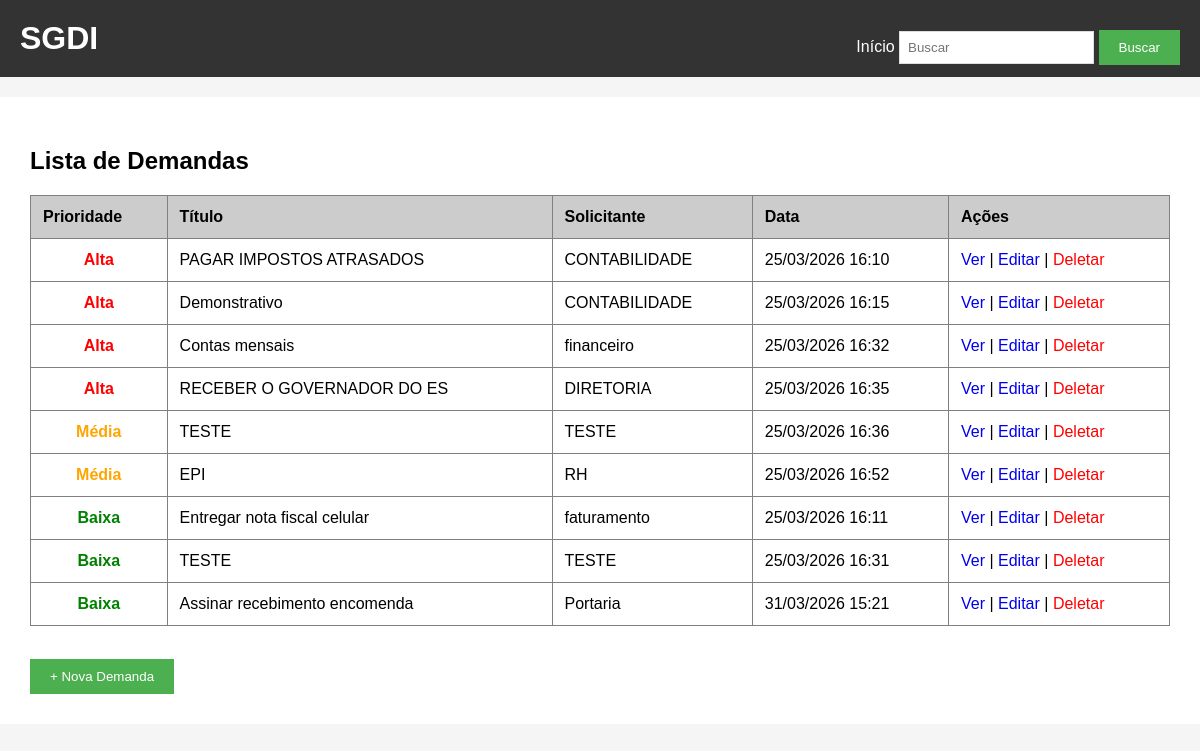
Before: / with the older database file.
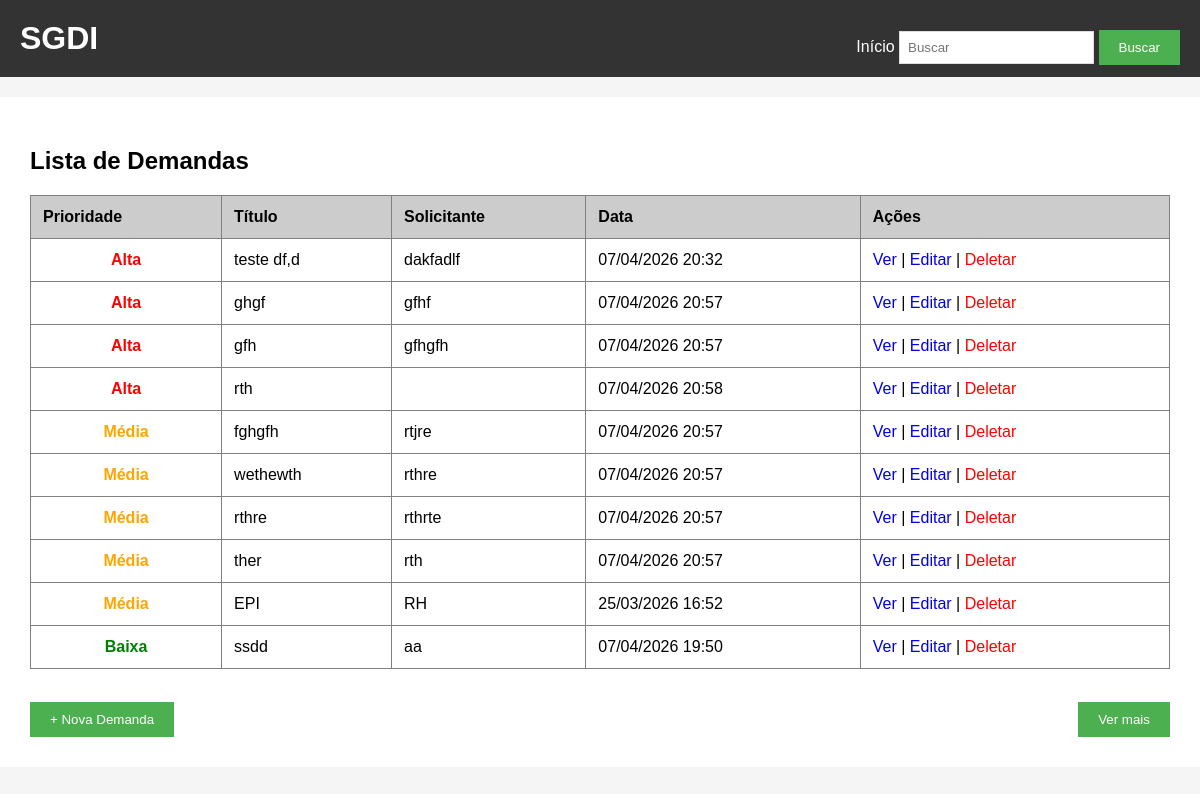
After: the same page with the newer database file.
### tables this page shows
CREATE TABLE demandas (
        id INTEGER PRIMARY KEY AUTOINCREMENT,
        titulo TEXT,
        descricao TEXT,
        solicitante TEXT,
        data_criacao TEXT,
        id_prioridade INTEGER,
        FOREIGN KEY (id_prioridade) REFERENCES prioridades(id)
    );

CREATE TABLE prioridades (
        id INTEGER PRIMARY KEY AUTOINCREMENT,
        peso INTEGER,
        valor TEXT
    );

### app.py (the view)
@app.route('/')
def index():
    conn = get_db()
    query = '''
        SELECT d.*, p.valor as prioridade_nome
        FROM demandas d
        LEFT JOIN prioridades p ON d.id_prioridade = p.id
        ORDER BY p.peso DESC, d.data_criacao ASC
        LIMIT 10
    '''
    demandas = conn.execute(query).fetchall()
    total = conn.execute('SELECT COUNT(*) FROM demandas').fetchone()[0]
    conn.close()
    return render_template('index.html', demandas=demandas, total=total, offset=10)

### app.py (called while the page is built)
def get_db():
    conn = sqlite3.connect('demandas.db')
    conn.row_factory = sqlite3.Row
    return conn

### templates/index.html (shortened to what this page needs)
{% extends "base.html" %}
{% block content %}
<h2>Lista de Demandas</h2>
<table border="1" cellpadding="10" cellspacing="0" width="100%" id="tabela-demandas">
    <thead>
        <tr bgcolor="#cccccc">
            <th>Prioridade</th>
            <th>Título</th>
            <th>Solicitante</th>
            <th>Data</th>
            <th>Ações</th>
        </tr>
    </thead>
    <tbody id="corpo-tabela">
        {% for demanda in demandas %}
        <tr>
            <td align="center">
                {% if demanda['prioridade_nome'] == 'Alta' %}
                    <b style="color:red;">{{ demanda['prioridade_nome'] }}</b>
                {% elif demanda['prioridade_nome'] == 'Média' %}
                    <b style="color:orange;">{{ demanda['prioridade_nome'] }}</b>
                {% else %}
                    <b style="color:green;">{{ demanda['prioridade_nome'] }}</b>
                {% endif %}
            </td>
            <td>{{ demanda['titulo'] }}</td>
            <td>{{ demanda['solicitante'] }}</td>
            <td>{{ demanda['data_criacao'] }}</td>
            <td>
                <a href="/detalhes/{{ demanda['id'] }}">Ver</a> |
                <a href="/editar/{{ demanda['id'] }}">Editar</a> |
                <a href="/deletar/{{ demanda['id'] }}" style="color:red;" onclick="return confirm('Excluir esta demanda?')">Deletar</a>
            </td>
        </tr>
        {% endfor %}
    </tbody>
</table>
<br>
<div style="display: flex; justify-content: space-between; align-items: center; margin-top: 15px;">
    <a href="/nova_demanda"><button>+ Nova Demanda</button></a>
    {% if offset < total %}
    <button id="btn-ver-mais" onclick="verMais({{ offset }}, {{ total }})">Ver mais</button>
    {% endif %}
</div>
{% endblock %}

### templates/base.html (shortened to what this page needs)
<!DOCTYPE html>
<html>
<head>
    <link rel="stylesheet" href="{{ url_for('static', filename='style.css') }}">
</head>
<body>
    <div class="header">
        <h1>SGDI</h1>
        <div class="menu">
            <a href="/">Início</a>
            <form action="/buscar" method="GET" style="display:inline;">
                <input type="text" name="q" placeholder="Buscar">
                <button type="submit">Buscar</button>
            </form>
        </div>
    </div>
    <div class="container">
        {% block content %}{% endblock %}
    </div>
</body>
</html>

### static/style.css (style rules this page uses)
body { font-family: Arial, sans-serif; background-color: #f5f5f5; padding: 0; margin: 0; }
.header { background-color: #333; color: white; padding: 20px; }
.header h1 { margin: 0; display: inline-block; }
.menu { float: right; margin-top: 10px; }
.menu a { color: white; text-decoration: none; margin-left: 20px; }
.container { max-width: 1200px; margin: 20px auto; background: white; padding: 30px; }
button { background-color: #4CAF50; color: white; padding: 10px 20px; border: none; cursor: pointer; }
table { border-collapse: collapse; }
th { text-align: left; padding: 12px; }
td { padding: 12px; }
table a { text-decoration: none; }
input[type="text"], textarea { padding: 8px; border: 1px solid #ddd; }

### templates/base.html (style rules this page uses)
body { margin: 0; }

Changed rows visible on the page:
removed demandas: prioridade_nome "Alta", titulo "PAGAR IMPOSTOS ATRASADOS", solicitante "CONTABILIDADE", data_criacao "25/03/2026 16:10"
removed demandas: prioridade_nome "Alta", titulo "Demonstrativo", solicitante "CONTABILIDADE", data_criacao "25/03/2026 16:15"
removed demandas: prioridade_nome "Alta", titulo "Contas mensais", solicitante "financeiro", data_criacao "25/03/2026 16:32"
removed demandas: prioridade_nome "Alta", titulo "RECEBER O GOVERNADOR DO ES", solicitante "DIRETORIA", data_criacao "25/03/2026 16:35"
removed demandas: prioridade_nome "Média", titulo "TESTE", solicitante "TESTE", data_criacao "25/03/2026 16:36"
no longer on this page (row unchanged): demandas: prioridade_nome "Baixa", titulo "Entregar nota fiscal celular", solicitante "faturamento", data_criacao "25/03/2026 16:11"
removed demandas: prioridade_nome "Baixa", titulo "TESTE", solicitante "TESTE", data_criacao "25/03/2026 16:31"
removed demandas: prioridade_nome "Baixa", titulo "Assinar recebimento encomenda", solicitante "Portaria", data_criacao "31/03/2026 15:21"
added demandas: prioridade_nome "Alta", titulo "teste df,d", solicitante "dakfadlf", data_criacao "07/04/2026 20:32"
added demandas: prioridade_nome "Alta", titulo "ghgf", solicitante "gfhf", data_criacao "07/04/2026 20:57"
added demandas: prioridade_nome "Alta", titulo "gfh", solicitante "gfhgfh", data_criacao "07/04/2026 20:57"
added demandas: prioridade_nome "Alta", titulo "rth", data_criacao "07/04/2026 20:58"
added demandas: prioridade_nome "Média", titulo "fghgfh", solicitante "rtjre", data_criacao "07/04/2026 20:57"
added demandas: prioridade_nome "Média", titulo "wethewth", solicitante "rthre", data_criacao "07/04/2026 20:57"
added demandas: prioridade_nome "Média", titulo "rthre", solicitante "rthrte", data_criacao "07/04/2026 20:57"
added demandas: prioridade_nome "Média", titulo "ther", solicitante "rth", data_criacao "07/04/2026 20:57"
added demandas: prioridade_nome "Baixa", titulo "ssdd", solicitante "aa", data_criacao "07/04/2026 19:50"
Other visible differences:
text now shown: "Ver mais"
